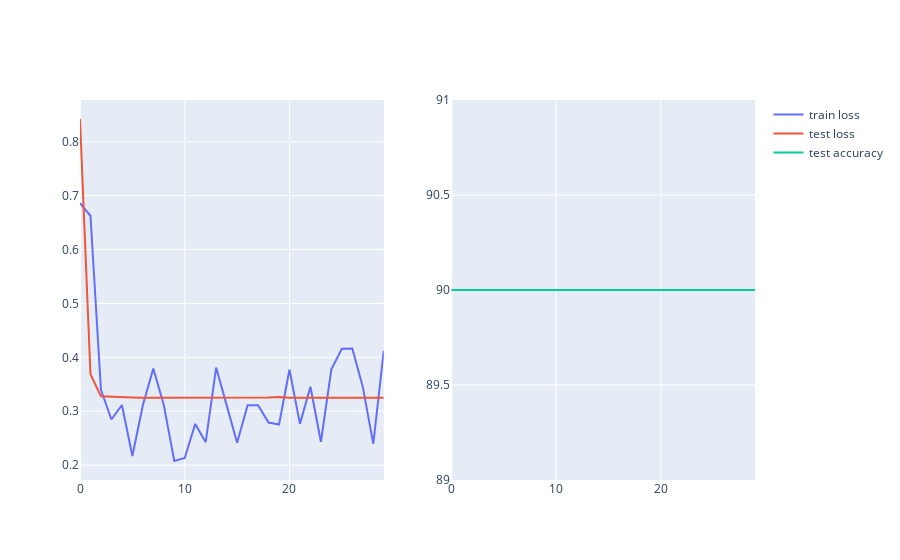

The cell this chart's notebook holds for it:
### Code cell
x_list = []
for i in range(30):
    x_list.append(i)

fig = make_subplots(
    rows=1, cols=2,
    column_widths=[0.5, 0.5],
    )

fig.add_trace(
    go.Scatter(x = x_list,
                  y = train_loss_list,
                  mode = 'lines',
                  name = 'train loss'),
    row=1, col=1,
)

fig.add_trace(
    go.Scatter(x = x_list,
                  y = test_loss_list,
                  mode = 'lines',
                  name = 'test loss'),
    row=1, col=1,
)

fig.add_trace(
    go.Scatter(x = x_list,
                  y = test_accuracy_list,
                  mode = 'lines',
                  name = 'test accuracy'),
    row=1, col=2,
)

fig.show()

### Figure 1 — Plotly figure (JSON) as saved in the notebook; plotly's stock layout.template omitted (floating-point values rounded to 4 significant figures)
{"data": [{"mode": "lines", "name": "train loss", "type": "scatter", "x": [0, 1, 2, 3, 4, 5, 6, 7, 8, 9, 10, 11, 12, 13, 14, 15, 16, 17, 18, 19, 20, 21, 22, 23, 24, 25, 26, 27, 28, 29], "xaxis": "x", "y": [0.686, 0.6627, 0.3397, 0.2847, 0.3117, 0.217, 0.3112, 0.3794, 0.3116, 0.2078, 0.2133, 0.2766, 0.2427, 0.381, 0.3114, 0.2416, 0.3113, 0.3113, 0.2792, 0.2754, 0.377, 0.2766, 0.3456, 0.2434, 0.3776, 0.4161, 0.4165, 0.3453, 0.2397, 0.4122], "yaxis": "y"}, {"mode": "lines", "name": "test loss", "type": "scatter", "x": [0, 1, 2, 3, 4, 5, 6, 7, 8, 9, 10, 11, 12, 13, 14, 15, 16, 17, 18, 19, 20, 21, 22, 23, 24, 25, 26, 27, 28, 29], "xaxis": "x", "y": [0.8421, 0.3686, 0.3277, 0.3266, 0.3261, 0.3256, 0.3251, 0.3251, 0.3251, 0.3254, 0.3251, 0.3251, 0.3251, 0.3251, 0.3251, 0.3251, 0.3251, 0.3254, 0.3254, 0.3266, 0.3251, 0.3251, 0.3251, 0.3258, 0.3252, 0.3252, 0.3253, 0.3254, 0.3252, 0.3251], "yaxis": "y"}, {"mode": "lines", "name": "test accuracy", "type": "scatter", "x": [0, 1, 2, 3, 4, 5, 6, 7, 8, 9, 10, 11, 12, 13, 14, 15, 16, 17, 18, 19, 20, 21, 22, 23, 24, 25, 26, 27, 28, 29], "xaxis": "x2", "y": [90, 90, 90, 90, 90, 90, 90, 90, 90, 90, 90, 90, 90, 90, 90, 90, 90, 90, 90, 90, 90, 90, 90, 90, 90, 90, 90, 90, 90, 90], "yaxis": "y2"}], "layout": {"xaxis": {"anchor": "y", "domain": [0, 0.45]}, "xaxis2": {"anchor": "y2", "domain": [0.55, 1]}, "yaxis": {"anchor": "x", "domain": [0, 1]}, "yaxis2": {"anchor": "x2", "domain": [0, 1]}}}
